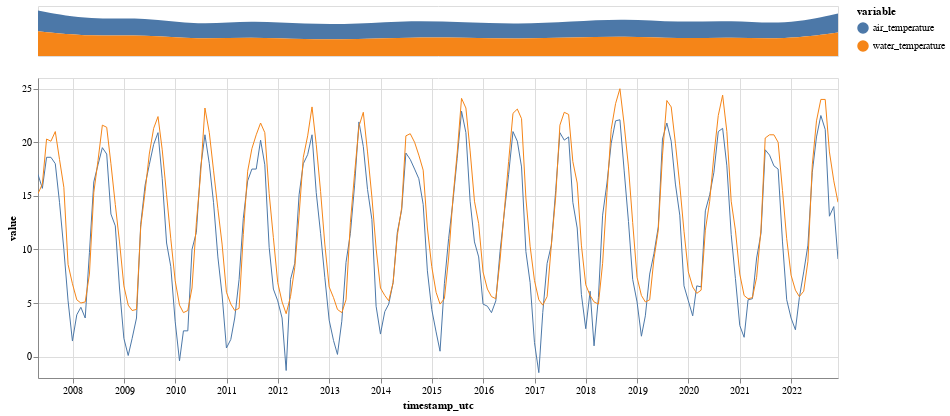

This figure's notebook cell:
### Code cell
months_tb = df_zeitreihe_tb.resample("M").median()
years_tb = df_zeitreihe_tb.resample("Y").median()
#months = df_zeitreihe_tb.resample("M").min()
#years = df_zeitreihe_tb.resample("Y").min()

brush = alt.selection(type='interval', encodings=['x'])

upper = alt.Chart(years_tb[['air_temperature','water_temperature']].reset_index().melt("timestamp_utc")).mark_area(interpolate="basis").encode(
    x = alt.X('timestamp_utc:T', axis=None),
    y = alt.Y('value:Q', axis=None),
    color='variable'
).properties(width=800, height=50).add_selection(brush)

lower = alt.Chart(months_tb[['air_temperature','water_temperature']].reset_index().melt("timestamp_utc")).mark_line(strokeWidth=1).encode(
    x = alt.X('timestamp_utc:T', scale=alt.Scale(domain=brush)),
    y='value',
    color='variable',
).properties(width=800, height=300)

upper & lower

### Figure 1 — Vega-Lite specification as saved in the notebook (floating-point values rounded to 4 significant figures; data arrays with more than 128 entries replaced by an {"elided": "..."} marker saying what was removed)
{"config": {"view": {"continuousWidth": 400, "continuousHeight": 300}}, "vconcat": [{"data": {"name": "data-243951716413c1dfb0b42529f591bd62"}, "mark": {"type": "area", "interpolate": "basis"}, "encoding": {"color": {"type": "nominal", "field": "variable"}, "x": {"type": "temporal", "axis": null, "field": "timestamp_utc"}, "y": {"type": "quantitative", "axis": null, "field": "value"}}, "height": 50, "selection": {"selector004": {"type": "interval", "encodings": ["x"]}}, "width": 800}, {"data": {"name": "data-307008a4f6f07091b0ecc8bd931c7a5f"}, "mark": {"type": "line", "strokeWidth": 1}, "encoding": {"color": {"type": "nominal", "field": "variable"}, "x": {"type": "temporal", "field": "timestamp_utc", "scale": {"domain": {"selection": "selector004"}}}, "y": {"type": "quantitative", "field": "value"}}, "height": 300, "width": 800}], "$schema": "https://vega.github.io/schema/vega-lite/v4.8.1.json", "datasets": {"data-243951716413c1dfb0b42529f591bd62": [{"timestamp_utc": "2007-12-31T00:00:00+00:00", "variable": "air_temperature", "value": 14.5}, {"timestamp_utc": "2008-12-31T00:00:00+00:00", "variable": "air_temperature", "value": 11.4}, {"timestamp_utc": "2009-12-31T00:00:00+00:00", "variable": "air_temperature", "value": 12.4}, {"timestamp_utc": "2010-12-31T00:00:00+00:00", "variable": "air_temperature", "value": 9.9}, {"timestamp_utc": "2011-12-31T00:00:00+00:00", "variable": "air_temperature", "value": 11.5}, {"timestamp_utc": "2012-12-31T00:00:00+00:00", "variable": "air_temperature", "value": 10.8}, {"timestamp_utc": "2013-12-31T00:00:00+00:00", "variable": "air_temperature", "value": 10.5}, {"timestamp_utc": "2014-12-31T00:00:00+00:00", "variable": "air_temperature", "value": 11.9}, {"timestamp_utc": "2015-12-31T00:00:00+00:00", "variable": "air_temperature", "value": 10.8}, {"timestamp_utc": "2016-12-31T00:00:00+00:00", "variable": "air_temperature", "value": 10.3}, {"timestamp_utc": "2017-12-31T00:00:00+00:00", "variable": "air_temperature", "value": 11.3}, {"timestamp_utc": "2018-12-31T00:00:00+00:00", "variable": "air_temperature", "value": 12.2}, {"timestamp_utc": "2019-12-31T00:00:00+00:00", "variable": "air_temperature", "value": 11.3}, {"timestamp_utc": "2020-12-31T00:00:00+00:00", "variable": "air_temperature", "value": 12.0}, {"timestamp_utc": "2021-12-31T00:00:00+00:00", "variable": "air_temperature", "value": 10.1}, {"timestamp_utc": "2022-12-31T00:00:00+00:00", "variable": "air_temperature", "value": 13.3}, {"timestamp_utc": "2007-12-31T00:00:00+00:00", "variable": "water_temperature", "value": 17.3}, {"timestamp_utc": "2008-12-31T00:00:00+00:00", "variable": "water_temperature", "value": 13.7}, {"timestamp_utc": "2009-12-31T00:00:00+00:00", "variable": "water_temperature", "value": 14.9}, {"timestamp_utc": "2010-12-31T00:00:00+00:00", "variable": "water_temperature", "value": 11.5}, {"timestamp_utc": "2011-12-31T00:00:00+00:00", "variable": "water_temperature", "value": 13.5}, {"timestamp_utc": "2012-12-31T00:00:00+00:00", "variable": "water_temperature", "value": 11.4}, {"timestamp_utc": "2013-12-31T00:00:00+00:00", "variable": "water_temperature", "value": 11.8}, {"timestamp_utc": "2014-12-31T00:00:00+00:00", "variable": "water_temperature", "value": 13.1}, {"timestamp_utc": "2015-12-31T00:00:00+00:00", "variable": "water_temperature", "value": 12.8}, {"timestamp_utc": "2016-12-31T00:00:00+00:00", "variable": "water_temperature", "value": 12.0}, {"timestamp_utc": "2017-12-31T00:00:00+00:00", "variable": "water_temperature", "value": 12.8}, {"timestamp_utc": "2018-12-31T00:00:00+00:00", "variable": "water_temperature", "value": 14.0}, {"timestamp_utc": "2019-12-31T00:00:00+00:00", "variable": "water_temperature", "value": 12.1}, {"timestamp_utc": "2020-12-31T00:00:00+00:00", "variable": "water_temperature", "value": 13.2}, {"timestamp_utc": "2021-12-31T00:00:00+00:00", "variable": "water_temperature", "value": 11.6}, {"timestamp_utc": "2022-12-31T00:00:00+00:00", "variable": "water_temperature", "value": 16.4}], "data-307008a4f6f07091b0ecc8bd931c7a5f": {"elided": "376 records"}}}
